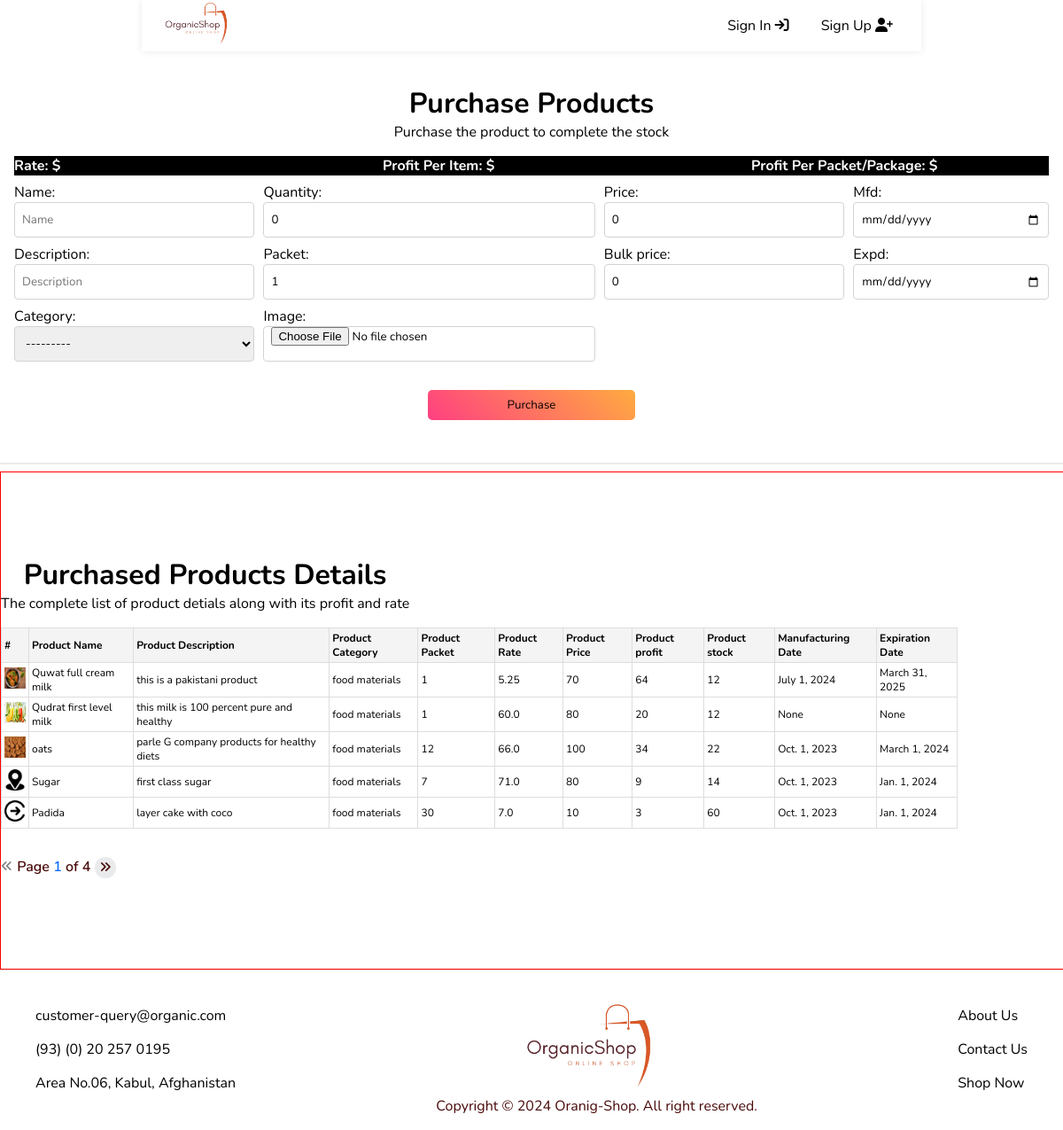
/store/purchase/, run on the app's committed database.
### store/models.py (models this page shows, shortened)
class Product(models.Model):
    category = models.ForeignKey(Category, on_delete=models.CASCADE)
    user = models.ForeignKey(CustomUser, null=True, on_delete=models.SET_NULL)
    name = models.CharField(max_length=100)
    description = models.CharField(max_length=200)
    price = models.IntegerField(default=0)
    bulk_price = models.IntegerField(default=0)
    quantity = models.IntegerField(default=0)
    rate = models.FloatField(null=True, default=0)
    mfd = models.DateField(null=True, blank=True)
    expd = models.DateField(null=True, blank=True)
    profit = models.IntegerField(null=True,default=0)
    stock = models.IntegerField(null=True,default=0)
    packet = models.IntegerField(default=1)
    image = models.ImageField(default='default.jpg', upload_to='item_images')

class Category(models.Model):
    name = models.CharField(max_length=50)
    description = models.CharField(max_length=200)
    def __str__(self):
        return self.name

### store/views.py (the view, shortened to what this page needs)
# urls.py: path('purchase/', views.purchase, name='purchase'),
def purchase(request):
    purchase_form = PurchaseProductForm()
    product = Product.objects.all().order_by('-id')
    p = Paginator(product, 5 )
    page_number = request.GET.get('page')
    try:
        page_obj = p.get_page(page_number)
    except PageNotAnInteger:
        page_obj = p.page(1)
    except EmptyPage:
        page_obj = p.page(p.num_pages)
    number = []
    for x in range(1, 100,1):
        number.append(x)
    cat = Category.objects.all()
    context = {
        'category':cat,
        'page_obj':page_obj,
        'num':number,
        'form':purchase_form
        }
    return render(request, 'purchase.html', context)

### store/forms.py
class PurchaseProductForm(forms.ModelForm):
    class Meta:
        model = Product
        fields = "__all__"
        exclude = ['user','profit','stock','rate']
        widgets = {
            'mfd':forms.widgets.DateInput(
                attrs={
                    "type": "date",
                }),
            'expd':forms.widgets.DateInput(
                attrs={
                    "type": "date",
                })
        }
    def __init__(self, *args, **kwargs):
        super(PurchaseProductForm, self).__init__(*args, **kwargs)
        for visible in self.visible_fields():
            visible.field.widget.attrs['class']="form-input"
            visible.field.widget.attrs['placeholder']=visible.field.label

### store/templates/purchase.html (shortened to what this page needs)
{% extends 'main/base.html' %}
{% load static %}
{% block content %}
<div class="purchase-page">
    <div class="heading">
        <h1 class="title">Purchase Products</h1>
        <p class="text">Purchase the product to complete the stock</p>
    </div>
    <div class="purchase-holder">
        <div class="calculation-container">
            <div>
                <strong>Rate: $ </strong>
            </div>
            <div>
                <strong>Profit Per Item: $ </strong>
            </div>
            <div>
                <strong>Profit Per Packet/Package: $ </strong>
            </div>
        </div>
        <form action="{% url 'store:purchase' %}" method="POST" enctype="multipart/form-data">
            <div class="form-fields">
                <div class="product-info">
                    <label class="form-label">{{form.name.label_tag}}</label>
                    {{form.name}}
                    <label class="form-label">{{form.description.label_tag}}</label>
                    {{form.description}}
                    <label class="form-label">{{form.category.label_tag}}</label>
                    {{form.category}}
                </div>
                <div class="product-price">
                    <label class="form-label">{{form.quantity.label_tag}}</label>
                    {{form.quantity}}
                    <label class="form-label">{{form.packet.label_tag}}</label>
                    {{form.packet}}
                    <label class="form-label">{{form.image.label_tag}}</label>
                    {{form.image}}
                </div>
                <div class="option-info">
                    <label class="form-label">{{form.price.label_tag}}</label>
                    {{form.price}}
                    <label class="form-label">{{form.bulk_price.label_tag}}</label>
                    {{form.bulk_price}}
                </div>
                <div class="extra-info">
                    <label class="form-label">{{form.mfd.label_tag}}</label>
                    {{form.mfd}}
                    <label class="form-label">{{form.expd.label_tag}}</label>
                    {{form.expd}}
                </div>
            </div>
            <div class="purchase-button">
                <button type="submit" class="btn">Purchase</button>
            </div>
        </form>
    </div>
</div>
<hr>
<div class="detail-container">
    <div class="heading">
        <h1 class="title">Purchased Products Details</h1>
        <p class="text">The complete list of product detials along with its profit and rate</p>
    </div>
    <table class="table">
        <thead>
            <th>#</th>
            <th>Product Name</th>
            <th>Product Description</th>
            <th>Product Category</th>
            <th>Product Packet</th>
            <th>Product Rate</th>
            <th>Product Price</th>
            <th>Product profit</th>
            <th>Product stock</th>
            <th>Manufacturing Date</th>
            <th>Expiration Date</th>
        </thead>
        <tbody>
            {% for item in page_obj.object_list %}
            <tr>
                {% if item.image %}
                    <td><img src="{{item.image.url}}" alt="image" width="24px" height="24px"></td>
                {% elif not item.image %}
                    <td><img src="media/item_images/default.png" width="24px" height="24px"></td>
                {% endif %}
                <td>{{item.name}}</td>
                <td>{{item.description}}</td>
                <td>{{item.category}}</td>
                <td>{{item.packet}}</td>
                <td>{{item.rate}}</td>
                <td>{{item.price}}</td>
                <td>{{item.profit}}</td>
                <td>{{item.stock}}</td>
                <td>{{item.mfd}}</td>
                <td>{{item.expd}}</td>
            </tr>
            {% endfor %}
        </tbody>
    </table>
    <div class="paginator">
        {% if page_obj.has_previous %}
        <a href="?page={{page_obj.previous_page_number}}">
            <small class="active-nav"><i class="fa-solid fa-angles-left"></i></small>
        </a>
        {% else %}
        <small class="not-active-nav"><i class="fa-solid fa-angles-left"></i></small>
        {% endif %}
        <span>Page
            <span class="active-page">{{page_obj.number}}</span> of
            <span>{{page_obj.paginator.num_pages}}</span>
        </span>
        {% if page_obj.has_next %}
        <a href="?page={{page_obj.next_page_number}}" class="tooltip relative">
            <small class="active-nav"><i class="fa-solid fa-angles-right"></i></small>
        </a>
        {% else %}
        <small class="not-active-nav"><i class="fa-solid fa-angles-right"></i></small>
        {% endif %}
    </div>
</div>
{% endblock content %}

### store/static/css/style.css (style rules this page uses)
.detail-container { display: flex; flex-direction: column; flex-wrap: wrap; justify-content: center; align-items: first baseline; width: 100%; height: 70vh; border: 1px solid red; }
.table { overflow-x: auto; font-size: 12px; }
table { width: 90%; border-collapse: collapse; }
th, td { padding: 3px; text-align: left; border: 1px solid #ddd; }
th { background-color: #f4f4f4; }
* { font-family: "Nunito", sans-serif; font-optical-sizing: auto; font-style: normal; }
body { margin: 0px; padding: 0px; width: auto; height: 100%; }
a { text-decoration: none; color: inherit; }
.btn { background-image: linear-gradient(45deg, #ff4081, #ffab40); padding: 8px; border: none; width: 100%; border-radius: 5px; background-color: transparent; transition: background-image 0.5s ease; }
.form-label { display: block; margin-top: 8px; }
.form-input { width: 100%; height: 40px; padding: 0px 8px; border: 1px solid lightgray; border-radius: 4px; box-sizing: border-box; }
strong { text-transform: capitalize; }
.heading { text-align: center; }
.heading .title { margin-bottom: 0px; }
.heading .text { margin-top: 0px; }
.purchase-page { display: flex; flex-direction: column; flex-wrap: wrap; margin: 1rem; }
.form-fields { display: flex; flex-wrap: wrap; gap: 10px; flex-direction: row; justify-content: center; }
.form-fields > * { flex-grow: 1; flex-shrink: 1; }
.purchase-button { margin: 2rem auto; width: 20%; text-align: center; }
.calculation-container { display: flex; flex-direction: row; flex-wrap: nowrap; gap: 5rem; justify-content: center; align-items: center; background-color: black; color: white; }
.calculation-container > * { flex-shrink: 1; flex-grow: 1; flex-basis: 8rem; max-width: 22rem; width: 100%; }
.paginator { font-weight: 600; color: rgb(73, 9, 9); display: flex; flex-direction: row; gap: 5px; justify-content: center; align-items: center; margin: 2rem 0rem; }
.active-nav { padding: 3px 5px; background-color: #E9EAEC; border-radius: 50%; transition: color 0.3s; }
.active-page { color: #0d6efd; }
.not-active-nav { color: gray; }
hr { border: 1px solid #E9EAEC; }

### data on the page
Product: image (picture), name "Quwat full cream milk", description "this is a pakistani product", category "food materials", packet "1", rate "5.25", price "70", profit "64", stock "12", mfd "July 1, 2024", expd "March 31, 2025"
Product: image (picture), name "Qudrat first level milk", description "this milk is 100 percent pure and healthy", category "food materials", packet "1", rate "60.0", price "80", profit "20", stock "12", mfd "None", expd "None"
Product: image (picture), name "oats", description "parle G company products for healthy diets", category "food materials", packet "12", rate "66.0", price "100", profit "34", stock "22", mfd "Oct. 1, 2023", expd "March 1, 2024"
Product: image (picture), name "Sugar", description "first class sugar", category "food materials", packet "7", rate "71.0", price "80", profit "9", stock "14", mfd "Oct. 1, 2023", expd "Jan. 1, 2024"
Product: image (picture), name "Padida", description "layer cake with coco", category "food materials", packet "30", rate "7.0", price "10", profit "3", stock "60", mfd "Oct. 1, 2023", expd "Jan. 1, 2024"

### other printed values
{{ page_obj.number }} "1"
{{ page_obj.paginator.num_pages }} "4"
